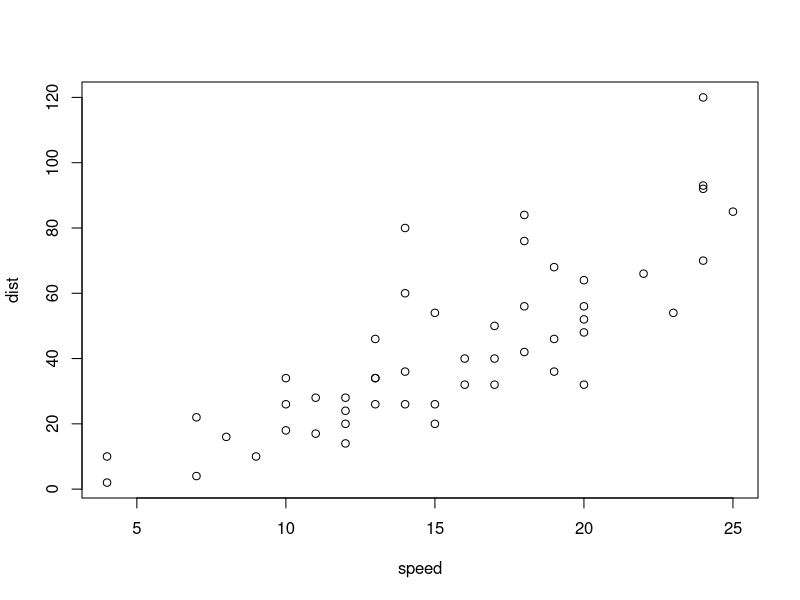
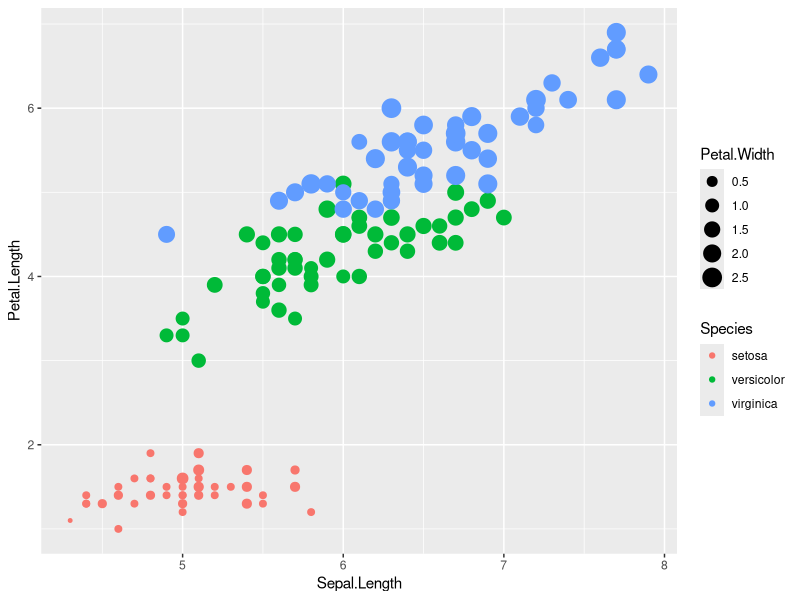

Write R code to recreate these figures, in order.
## ---- chunk 1
#load libraries
library(ggplot2)

## ---- chunk 2
#plot 
plot(cars)
## ---- chunk 3
summary(iris)
## ---- chunk 4

qplot(Sepal.Length, Petal.Length, data = iris, color= Species, size = Petal.Width)

## ---- chunk 5
#knitr::read_chunk("example.R")
1+1
## ---- chunk 6

